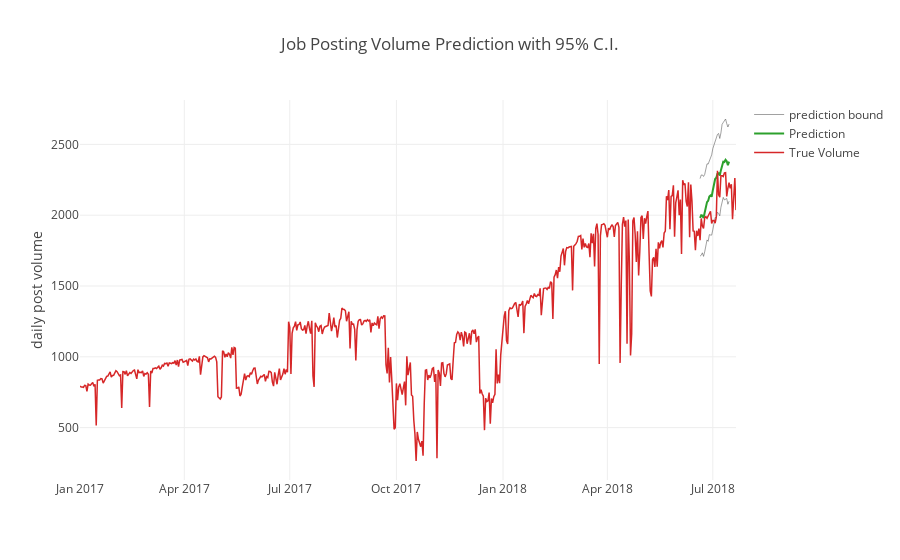

The code cell stored with this chart in its notebook:
### Code cell
upper_bound = go.Scatter(
    x=ffcast['date'],
    y=ffcast['yhat_upper'],
    line = dict(
        color = "#444",
        width = 1),
    opacity=.5,
    showlegend=False)

trace = go.Scatter(
    name='Prediction',
    x=ffcast['date'],
    y=ffcast['yhat'],
    mode='lines',
    line = dict(
        width = 2))

trace1 = go.Scatter(
    name='True Volume',
    x=job_daily['ds'],
    y=job_daily['y'],
    mode='lines',
    line = dict(
        width = 1.5))

lower_bound = go.Scatter(
    x=ffcast['date'],
    y=ffcast['yhat_lower'],
    line = dict(
        color = "#444",
        width = 1),
    opacity=.5,
    name='prediction bound')


data = [upper_bound, lower_bound, trace, trace1]

layout = go.Layout(
    yaxis=dict(title='daily post volume'),
    title='Job Posting Volume Prediction with 95% C.I.',
    showlegend = True)

fig = go.Figure(data=data, layout=layout)
offline.iplot(fig, show_link=False)

### Figure 1 — Plotly figure (JSON) as saved in the notebook; plotly's stock layout.template omitted (floating-point values rounded to 4 significant figures; data arrays with more than 128 entries replaced by an {"elided": "..."} marker saying what was removed)
{"data": [{"line": {"color": "#444", "width": 1}, "opacity": 0.5, "showlegend": false, "type": "scatter", "uid": "6f233c19-c52a-4426-b901-26f414243473", "x": ["2018-06-20", "2018-06-21", "2018-06-22", "2018-06-23", "2018-06-24", "2018-06-25", "2018-06-26", "2018-06-27", "2018-06-28", "2018-06-29", "2018-06-30", "2018-07-01", "2018-07-02", "2018-07-03", "2018-07-04", "2018-07-05", "2018-07-06", "2018-07-07", "2018-07-08", "2018-07-09", "2018-07-10", "2018-07-11", "2018-07-12", "2018-07-13", "2018-07-14", "2018-07-15"], "y": [2259.0, 2284.0, 2285.0, 2274.0, 2288.0, 2332.0, 2363.0, 2361.0, 2386.0, 2405.0, 2426.0, 2470.0, 2496.0, 2516.0, 2547.0, 2570.0, 2577.0, 2542.0, 2581.0, 2641.0, 2655.0, 2664.0, 2679.0, 2647.0, 2623.0, 2644.0]}, {"line": {"color": "#444", "width": 1}, "name": "prediction bound", "opacity": 0.5, "type": "scatter", "uid": "bf446803-8d6c-42cf-9d9a-2f602e1b53fa", "x": ["2018-06-20", "2018-06-21", "2018-06-22", "2018-06-23", "2018-06-24", "2018-06-25", "2018-06-26", "2018-06-27", "2018-06-28", "2018-06-29", "2018-06-30", "2018-07-01", "2018-07-02", "2018-07-03", "2018-07-04", "2018-07-05", "2018-07-06", "2018-07-07", "2018-07-08", "2018-07-09", "2018-07-10", "2018-07-11", "2018-07-12", "2018-07-13", "2018-07-14", "2018-07-15"], "y": [1711.0, 1717.0, 1734.0, 1709.0, 1742.0, 1784.0, 1825.0, 1815.0, 1863.0, 1860.0, 1859.0, 1897.0, 1933.0, 1984.0, 1981.0, 2021.0, 2012.0, 1995.0, 2056.0, 2082.0, 2126.0, 2108.0, 2115.0, 2118.0, 2077.0, 2099.0]}, {"line": {"width": 2}, "mode": "lines", "name": "Prediction", "type": "scatter", "uid": "57609086-74e5-4c33-a8f0-0fac3adc7dc3", "x": ["2018-06-20", "2018-06-21", "2018-06-22", "2018-06-23", "2018-06-24", "2018-06-25", "2018-06-26", "2018-06-27", "2018-06-28", "2018-06-29", "2018-06-30", "2018-07-01", "2018-07-02", "2018-07-03", "2018-07-04", "2018-07-05", "2018-07-06", "2018-07-07", "2018-07-08", "2018-07-09", "2018-07-10", "2018-07-11", "2018-07-12", "2018-07-13", "2018-07-14", "2018-07-15"], "y": [1980.0, 1999.0, 1997.0, 1980.0, 2019.0, 2058.0, 2092.0, 2102.0, 2132.0, 2140.0, 2131.0, 2176.0, 2219.0, 2256.0, 2265.0, 2293.0, 2296.0, 2281.0, 2318.0, 2352.0, 2378.0, 2375.0, 2391.0, 2381.0, 2353.0, 2379.0]}, {"line": {"width": 1.5}, "mode": "lines", "name": "True Volume", "type": "scatter", "uid": "5a4d6d28-b62a-488c-8174-68ef517efdf8", "x": {"elided": "567 str values"}, "y": {"elided": "567 float values"}}], "layout": {"showlegend": true, "title": {"text": "Job Posting Volume Prediction with 95% C.I."}, "yaxis": {"title": {"text": "daily post volume"}}}}
